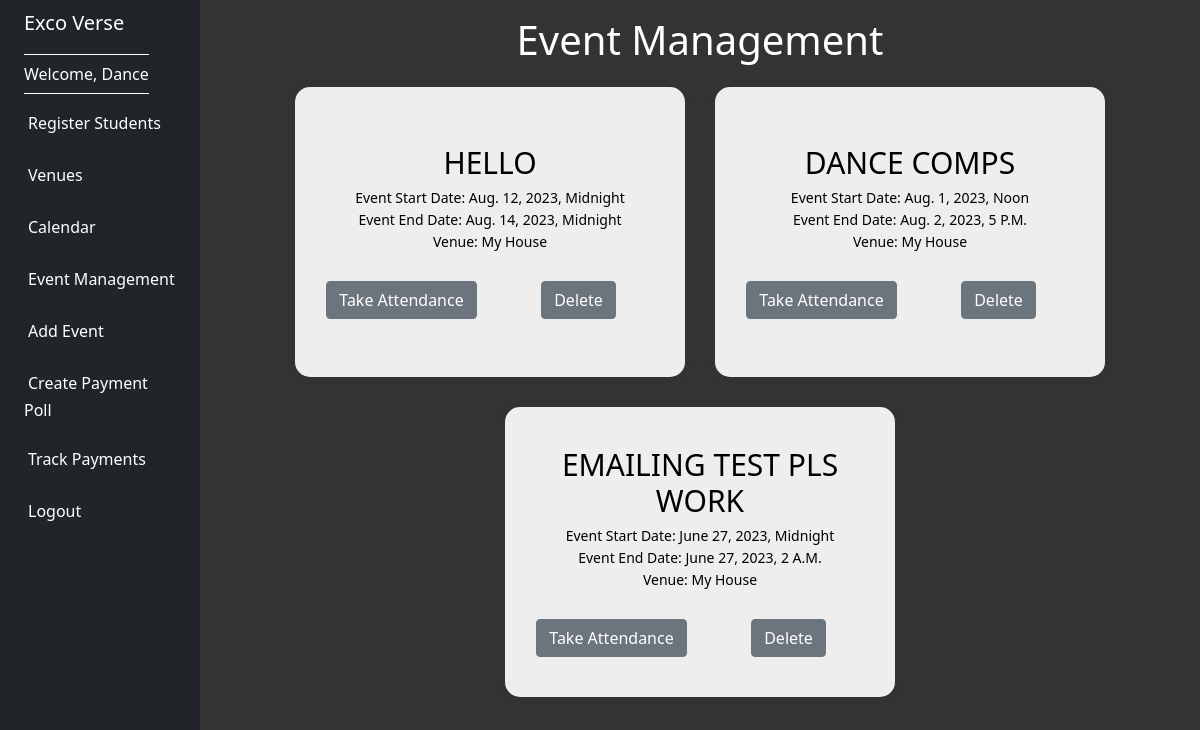
Before: /all_events/ (signed in) with the older database file.
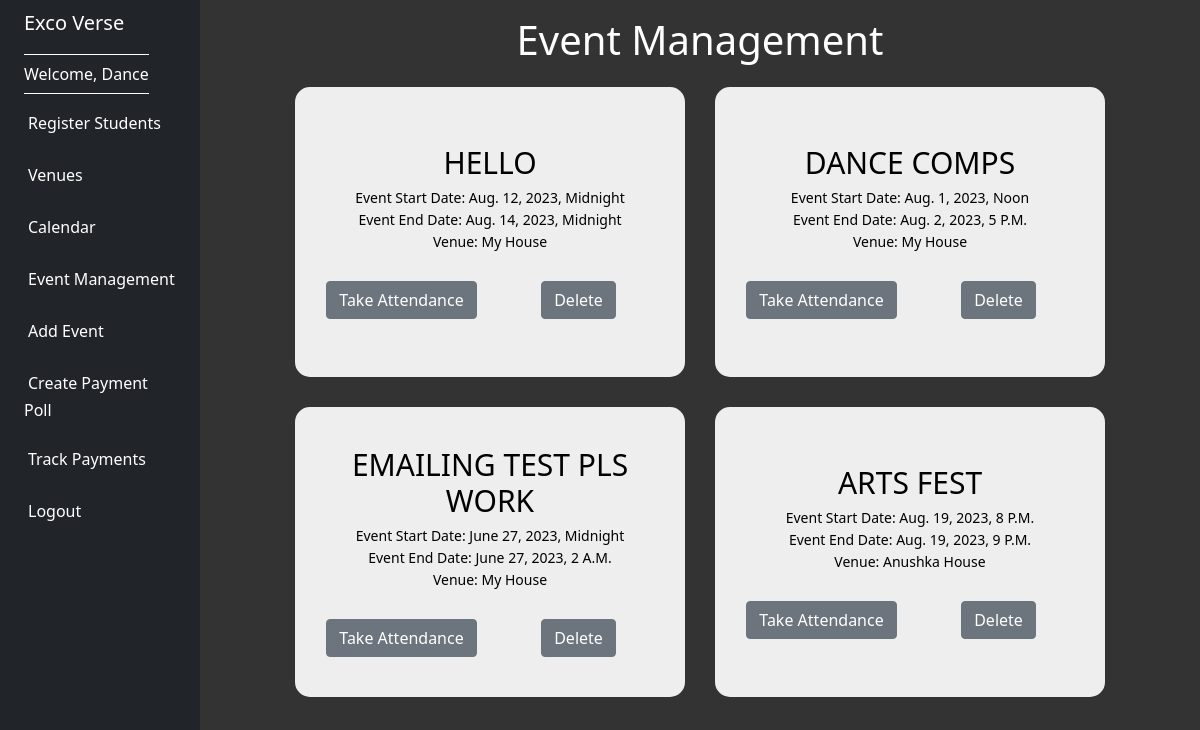
After: the same page with the newer database file.
### events/models.py (models this page shows, shortened)
class Event(models.Model):
    name = models.CharField('Event Name', max_length=120)
    start_event_date = models.DateTimeField('Event Start Date')
    end_event_date = models.DateTimeField('Event End Date')
    venue = models.ForeignKey(Venue, blank=True, null=True, on_delete=models.CASCADE)
    attendees = models.ManyToManyField(Student, blank=True, null=True)
    internal = models.BooleanField(default=False)
    description = models.TextField(blank=True)
    manager = models.CharField('Manager', max_length=120, blank=True)

class Venue(models.Model):
    name = models.CharField('Venue Name', max_length=120)
    image_url = models.CharField('Venue Image URL', max_length=200)
    address = models.CharField(max_length=300)
    zip_code = models.CharField('Zip Code', max_length=15)
    web = models.URLField('Website Address', blank=True)
    def __str__(self):
        return self.name

### events/views.py (the view)
# urls.py: path('all_events/',views.all_events, name="list-events"),
def all_events(request):
    if request.user.is_authenticated:
        username = request.user.username
        events_list = Event.objects.filter(manager=username)
        return render(request, 'events/events-list.html',
                    {'event_list':events_list})

### events/templates/events/events-list.html (shortened to what this page needs)
{% extends 'events/base.html' %}
{% block content %}
<center>
  <h1>Event Management</h1>
  <div class="container">
    {% for event in event_list %}
    <div class="card">
      <div class="card-body">
        <h5 class="card-title">{{ event.name }}</h5>
        <p class="card-subtitle"> Event Start Date: {{ event.start_event_date }}</p>
        <p class="card-subtitle"> Event End Date: {{ event.end_event_date }}</p>
        <p class="card-subtitle"> Venue: {{ event.venue }}</p>
        <br>
        <div class="row">
          <div class="col">
            <a href="{% url 'attendance' event.id %}">
              <div class="flex btn btn-secondary">Take Attendance</div>
            </a>
          </div>
          <div class="col">
            <a href="{% url 'remove' event.id %}">
              <div class="flex btn btn-secondary">Delete</div>
            </a>
          </div>
        </div>
      </div>
    </div>
    {% endfor %}
  </div>
</center>
{% endblock %}

Changed rows visible on the page:
added Event: name "ARTS FEST", start_event_date "Aug. 19, 2023, 8 P.m.", end_event_date "Aug. 19, 2023, 9 P.m.", venue "Anushka House"
